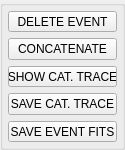
     <widget class="QGroupBox" name="verticalGroupBox_6">
      <property name="sizePolicy">
       <sizepolicy hsizetype="Fixed" vsizetype="Fixed">
        <horstretch>0</horstretch>
        <verstretch>0</verstretch>
       </sizepolicy>
      </property>
      <property name="minimumSize">
       <size>
        <width>125</width>
        <height>150</height>
       </size>
      </property>
      <property name="maximumSize">
       <size>
        <width>125</width>
        <height>150</height>
       </size>
      </property>
      <layout class="QGridLayout" name="gridLayout_5">
       <property name="leftMargin">
        <number>5</number>
       </property>
       <property name="topMargin">
        <number>5</number>
       </property>
       <property name="rightMargin">
        <number>5</number>
       </property>
       <property name="bottomMargin">
        <number>5</number>
       </property>
       <item row="0" column="0">
        <widget class="QPushButton" name="deleteeventbutton">
         <property name="sizePolicy">
          <sizepolicy hsizetype="MinimumExpanding" vsizetype="Expanding">
           <horstretch>0</horstretch>
           <verstretch>0</verstretch>
          </sizepolicy>
         </property>
         <property name="minimumSize">
          <size>
           <width>100</width>
           <height>20</height>
          </size>
         </property>
         <property name="maximumSize">
          <size>
           <width>16777215</width>
           <height>16777215</height>
          </size>
         </property>
         <property name="font">
          <font>
           <family>Arial</family>
           <pointsize>9</pointsize>
           <weight>50</weight>
           <bold>false</bold>
          </font>
         </property>
         <property name="text">
          <string>DELETE EVENT</string>
         </property>
        </widget>
       </item>
       <item row="1" column="0">
        <widget class="QPushButton" name="concatenatebutton">
         <property name="sizePolicy">
          <sizepolicy hsizetype="MinimumExpanding" vsizetype="Expanding">
           <horstretch>0</horstretch>
           <verstretch>0</verstretch>
          </sizepolicy>
         </property>
         <property name="minimumSize">
          <size>
           <width>100</width>
           <height>20</height>
          </size>
         </property>
         <property name="maximumSize">
          <size>
           <width>16777215</width>
           <height>16777215</height>
          </size>
         </property>
         <property name="font">
          <font>
           <family>Arial</family>
           <pointsize>9</pointsize>
           <weight>50</weight>
           <bold>false</bold>
          </font>
         </property>
         <property name="text">
          <string>CONCATENATE</string>
         </property>
        </widget>
       </item>
       <item row="2" column="0">
        <widget class="QPushButton" name="showcatbutton">
         <property name="sizePolicy">
          <sizepolicy hsizetype="MinimumExpanding" vsizetype="Expanding">
           <horstretch>0</horstretch>
           <verstretch>0</verstretch>
          </sizepolicy>
         </property>
         <property name="minimumSize">
          <size>
           <width>100</width>
           <height>20</height>
          </size>
         </property>
         <property name="maximumSize">
          <size>
           <width>16777215</width>
           <height>16777215</height>
          </size>
         </property>
         <property name="font">
          <font>
           <family>Arial</family>
           <pointsize>9</pointsize>
           <weight>50</weight>
           <bold>false</bold>
          </font>
         </property>
         <property name="text">
          <string>SHOW CAT. TRACE</string>
         </property>
        </widget>
       </item>
       <item row="3" column="0">
        <widget class="QPushButton" name="savecatbutton">
         <property name="sizePolicy">
          <sizepolicy hsizetype="MinimumExpanding" vsizetype="Expanding">
           <horstretch>0</horstretch>
           <verstretch>0</verstretch>
          </sizepolicy>
         </property>
         <property name="minimumSize">
          <size>
           <width>100</width>
           <height>20</height>
          </size>
         </property>
         <property name="maximumSize">
          <size>
           <width>16777215</width>
           <height>16777215</height>
          </size>
         </property>
         <property name="font">
          <font>
           <family>Arial</family>
           <pointsize>9</pointsize>
           <weight>50</weight>
           <bold>false</bold>
          </font>
         </property>
         <property name="text">
          <string>SAVE CAT. TRACE</string>
         </property>
        </widget>
       </item>
       <item row="4" column="0">
        <widget class="QPushButton" name="savefitsbutton">
         <property name="sizePolicy">
          <sizepolicy hsizetype="MinimumExpanding" vsizetype="Expanding">
           <horstretch>0</horstretch>
           <verstretch>0</verstretch>
          </sizepolicy>
         </property>
         <property name="minimumSize">
          <size>
           <width>100</width>
           <height>20</height>
          </size>
         </property>
         <property name="maximumSize">
          <size>
           <width>16777215</width>
           <height>16777215</height>
          </size>
         </property>
         <property name="font">
          <font>
           <family>Arial</family>
           <pointsize>9</pointsize>
           <weight>50</weight>
           <bold>false</bold>
          </font>
         </property>
         <property name="text">
          <string>SAVE EVENT FITS</string>
         </property>
        </widget>
       </item>
      </layout>
     </widget>
